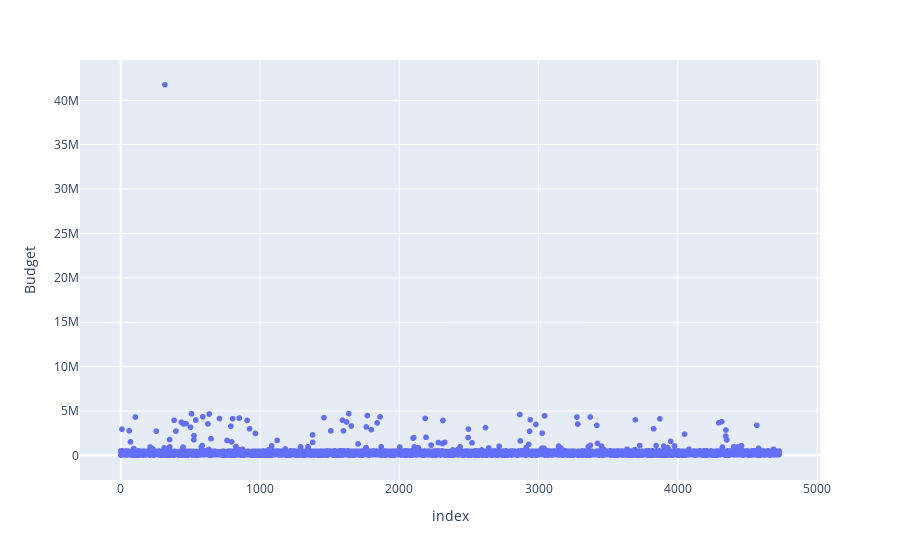
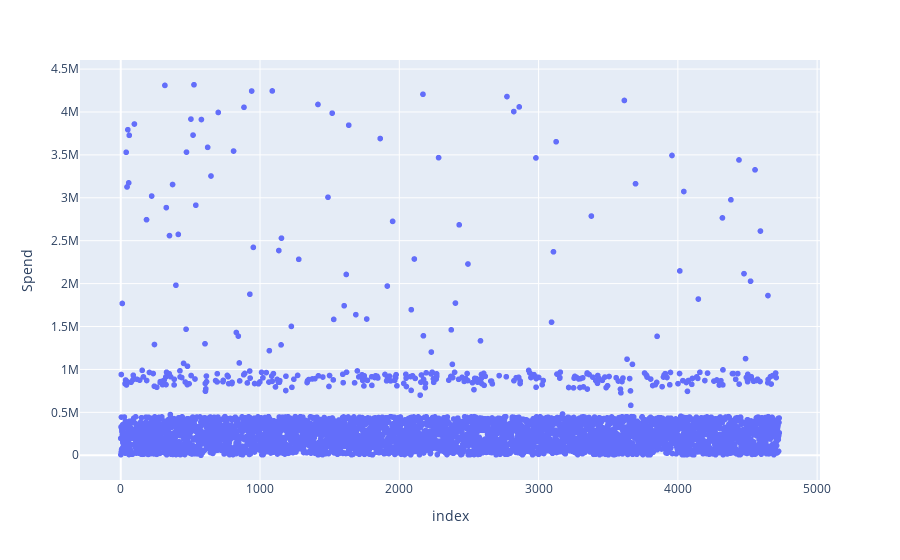
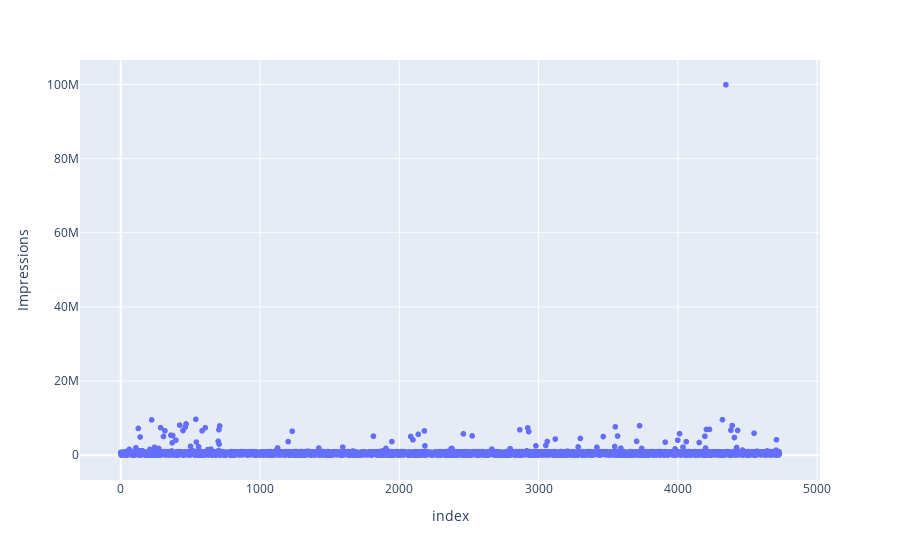
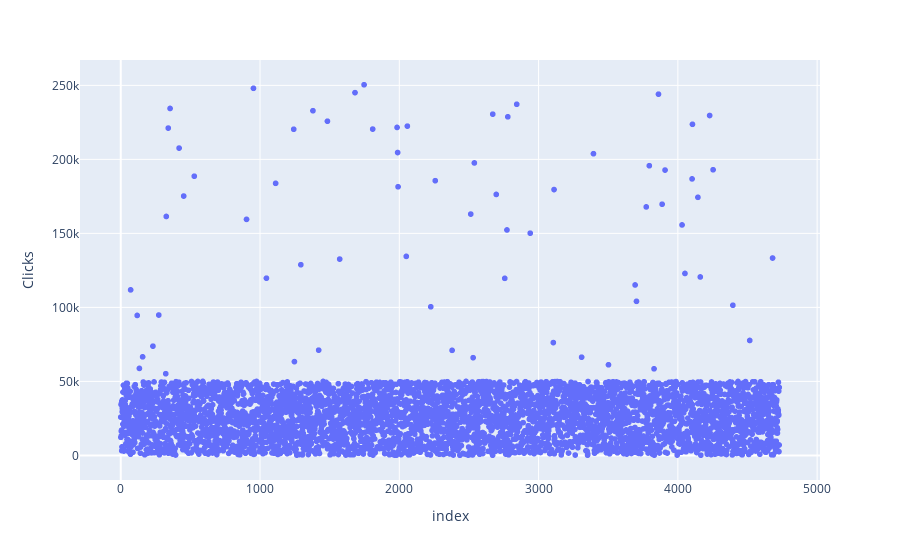

Notebook code for these charts, in order:
### Code cell
for i in numericos.columns:
    fig=px.scatter(df2,y=i)
    fig.show()

### Figure 1 — Plotly figure (JSON) as saved in the notebook; plotly's stock layout.template omitted (floating-point values rounded to 4 significant figures; data arrays with more than 128 entries replaced by an {"elided": "..."} marker saying what was removed)
{"data": [{"hovertemplate": "index=%{x}<br>Budget=%{y}<extra></extra>", "legendgroup": "", "marker": {"color": "#636efa", "symbol": "circle"}, "mode": "markers", "name": "", "showlegend": false, "type": "scattergl", "x": {"elided": "4729 int values"}, "xaxis": "x", "y": {"elided": "4729 float values"}, "yaxis": "y"}], "layout": {"legend": {"tracegroupgap": 0}, "margin": {"t": 60}, "xaxis": {"anchor": "y", "domain": [0, 1], "title": {"text": "index"}}, "yaxis": {"anchor": "x", "domain": [0, 1], "title": {"text": "Budget"}}}}

### Figure 2 — Plotly figure (JSON) as saved in the notebook; plotly's stock layout.template omitted (floating-point values rounded to 4 significant figures; data arrays with more than 128 entries replaced by an {"elided": "..."} marker saying what was removed)
{"data": [{"hovertemplate": "index=%{x}<br>Spend=%{y}<extra></extra>", "legendgroup": "", "marker": {"color": "#636efa", "symbol": "circle"}, "mode": "markers", "name": "", "showlegend": false, "type": "scattergl", "x": {"elided": "4729 int values"}, "xaxis": "x", "y": {"elided": "4729 float values"}, "yaxis": "y"}], "layout": {"legend": {"tracegroupgap": 0}, "margin": {"t": 60}, "xaxis": {"anchor": "y", "domain": [0, 1], "title": {"text": "index"}}, "yaxis": {"anchor": "x", "domain": [0, 1], "title": {"text": "Spend"}}}}

### Figure 3 — Plotly figure (JSON) as saved in the notebook; plotly's stock layout.template omitted (floating-point values rounded to 4 significant figures; data arrays with more than 128 entries replaced by an {"elided": "..."} marker saying what was removed)
{"data": [{"hovertemplate": "index=%{x}<br>Impressions=%{y}<extra></extra>", "legendgroup": "", "marker": {"color": "#636efa", "symbol": "circle"}, "mode": "markers", "name": "", "showlegend": false, "type": "scattergl", "x": {"elided": "4729 int values"}, "xaxis": "x", "y": {"elided": "4729 float values"}, "yaxis": "y"}], "layout": {"legend": {"tracegroupgap": 0}, "margin": {"t": 60}, "xaxis": {"anchor": "y", "domain": [0, 1], "title": {"text": "index"}}, "yaxis": {"anchor": "x", "domain": [0, 1], "title": {"text": "Impressions"}}}}

### Figure 4 — Plotly figure (JSON) as saved in the notebook; plotly's stock layout.template omitted (floating-point values rounded to 4 significant figures; data arrays with more than 128 entries replaced by an {"elided": "..."} marker saying what was removed)
{"data": [{"hovertemplate": "index=%{x}<br>Clicks=%{y}<extra></extra>", "legendgroup": "", "marker": {"color": "#636efa", "symbol": "circle"}, "mode": "markers", "name": "", "showlegend": false, "type": "scattergl", "x": {"elided": "4729 int values"}, "xaxis": "x", "y": {"elided": "4729 float values"}, "yaxis": "y"}], "layout": {"legend": {"tracegroupgap": 0}, "margin": {"t": 60}, "xaxis": {"anchor": "y", "domain": [0, 1], "title": {"text": "index"}}, "yaxis": {"anchor": "x", "domain": [0, 1], "title": {"text": "Clicks"}}}}
